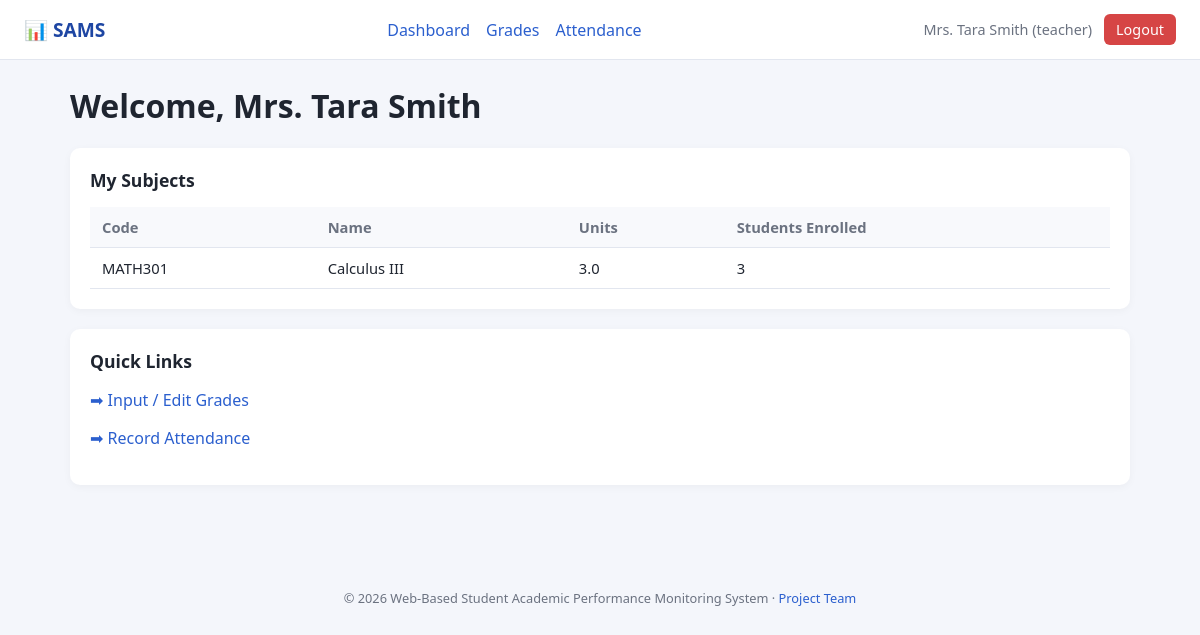
The page /teacher/dashboard.php (signed in) on the database its author committed.
### tables this page shows
CREATE TABLE subjects (
  id INT AUTO_INCREMENT PRIMARY KEY,
  subject_code VARCHAR(20) NOT NULL UNIQUE,
  subject_name VARCHAR(100) NOT NULL,
  units DECIMAL(3,1) DEFAULT 3.0,
  teacher_id INT NULL,
  school_year VARCHAR(9) DEFAULT '2026-2027',
  semester VARCHAR(20) DEFAULT '1st Semester',
  FOREIGN KEY (teacher_id) REFERENCES teachers(id) ON DELETE SET NULL
);

### includes/auth.php (called while the page is built, shortened)
<?php
function current_name()    { return $_SESSION['full_name'] ?? ''; }
function h($s) { return htmlspecialchars((string)($s ?? ''), ENT_QUOTES, 'UTF-8'); }

### teacher/dashboard.php (the view, shortened to what this page needs)
<?php
require_once __DIR__ . '/../includes/auth.php';
require_once __DIR__ . '/../config/db.php';
$stmt = $pdo->prepare("SELECT id FROM teachers WHERE user_id = ?");
$stmt->execute([current_user_id()]);
$teacher = $stmt->fetch();
$subjects = [];
if ($teacher) {
    $stmt = $pdo->prepare("
      SELECT sub.*, COUNT(e.id) AS student_count FROM subjects sub
      LEFT JOIN enrollments e ON e.subject_id = sub.id
      WHERE sub.teacher_id = ? GROUP BY sub.id");
    $stmt->execute([$teacher['id']]);
    $subjects = $stmt->fetchAll();
}
include __DIR__ . '/../includes/header.php';
?>
<h1>Welcome, <?= h(current_name()) ?></h1>
<div class="card">
  <h2>My Subjects</h2>
  <table>
    <tr><th>Code</th><th>Name</th><th>Units</th><th>Students Enrolled</th></tr>
    <?php foreach ($subjects as $s): ?>
    <tr><td><?= h($s['subject_code']) ?></td><td><?= h($s['subject_name']) ?></td><td><?= h($s['units']) ?></td><td><?= $s['student_count'] ?></td></tr>
    <?php endforeach; ?>
  </table>
</div>
<div class="card">
  <h2>Quick Links</h2>
  <p><a href="<?= BASE_URL ?>/teacher/grades.php">➡ Input / Edit Grades</a></p>
  <p><a href="<?= BASE_URL ?>/teacher/attendance.php">➡ Record Attendance</a></p>
</div>
<?php include __DIR__ . '/../includes/footer.php'; ?>

### assets/css/style.css (style rules this page uses)
:root { --primary:#2b5fce;--primary-dark:#1e46a3;--bg:#f4f6fb;--card:#fff;--text:#1f2530;--muted:#6b7280;--border:#e2e6ef;--success:#1f9d55;--warning:#c98a12;--danger:#d64545 }
* { box-sizing:border-box }
body { margin:0;font-family:'Segoe UI',Arial,sans-serif;background:var(--bg);color:var(--text) }
a { color:var(--primary);text-decoration:none }
.card { background:var(--card);border-radius:10px;padding:20px;box-shadow:0 2px 8px rgba(0,0,0,.04);margin-bottom:20px }
.card h2 { margin-top:0;font-size:1.1rem }
table { width:100%;border-collapse:collapse;font-size:.92rem }
th,td { padding:10px 12px;border-bottom:1px solid var(--border);text-align:left }
th { background:#f8f9fc;color:var(--muted);font-weight:600 }

### rows shown on the page
subjects: subject_code "MATH301", subject_name "Calculus III", units "3.0", student_count "3"

### other values the page prints
current_name() "Mrs. Tara Smith"
$role "teacher"
